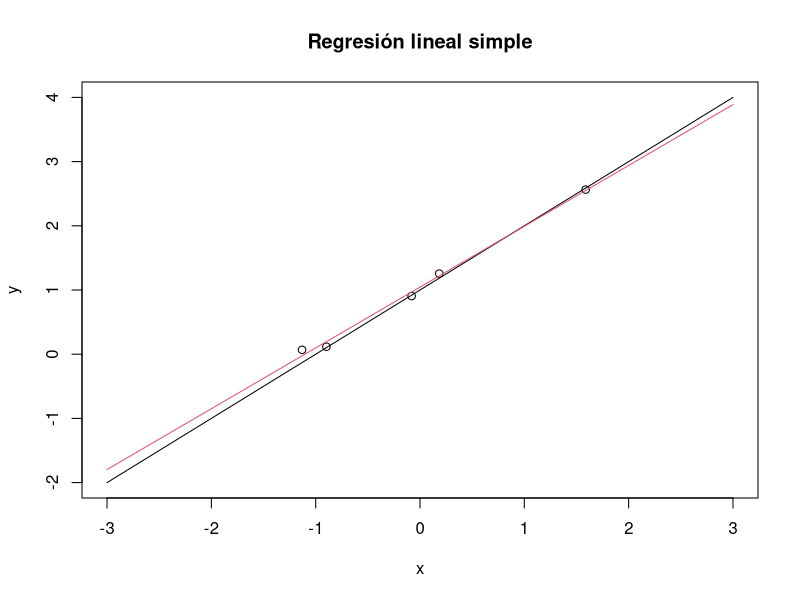

Reproduce this figure in R.
# Ejercicios 3 de Marzo

# --------------- Ejercicio 1 

x <- seq(1, 10, by=0.2)
x

# a
n <- length(x)

# b
names(x) <- paste("x", 1:n, sep="_")
x

# c
mx <- mean(x)
mx

# d
sum(x>mx)

# e
which(x == min(x[x>mx]))

# f
y <- seq(1, by=2, length.out=n)

# g
x[y[1:5]]

# --------------- Ejercicio 2 

x<- seq(-2, 2, by=0.1)
x

(x< (-1))*1+(-1 <= x)*(x < 0)*log(x^2)+(0 <= x)*(x < 1)*log(x^2+1)+(x >= 1)*2
fx <- (x< (-1))*1+(-1 <= x& x < 0)*log(x^2)+(0 <= x & x < 1)*log(x^2+1)+(x >= 1)*2
fx[is.nan(fx)] <- 0
fx

# --------------- Ejercicio 3 

set.seed(1)
x <- runif(50)

# a
sum(x > 0.25 & x < 0.75)

# b
sum(x<0.1 | x>0.9)
x[x<0.1 | x>0.9] <- NA
mean(x, na.rm=TRUE)

# c
x [is.na(x)] <- 0
mean(x, na.rm=TRUE)

# --------------- Ejercicio 4 

a1 = 1
d = 1.2
n <- 20

an = a1 + (1:20-1)*d
an

# a
sum(an)
n*(an[1]+an[n])/2

# b
sd(an)
abs(d)*sqrt((n*(n+1))/12)

# c
prod(an)
(d^n)*(gamma(a1/d +n))/gamma(a1/d)

# --------------- Ejercicio 5 

x <- c(2,2,8,7,6,1,5)
n <- length(x)

x[2:n]-x[1:n-1]
diff(x)

# --------------- Ejercicio 6 

ABE <- LETTERS
ABE

# a
ABE.5 <- sample(ABE, 5, replace=FALSE)
ABE.5

# b
PAL <- c(paste(sample(ABE.5, 5, replace=FALSE), collapse=""), paste(sample(ABE.5, 5, replace=FALSE), collapse=""))
PAL


# -------------------------------------------------------------------------------------------------------------------
# Ejercicio dia 10 de Marzo


# --------------- Ejercicio 1

A <- matrix(1:9, 3,3)
A
x <- 1:3
x

A%*%x
class(A%*%x)
# da una matriz columna

#A%*%t(x)  esto no fufa, todo lo demas si
x%*%A
class(x%*%A)
t(x)%*%A
class(t(x)%*%A)
# Los dos anteriores dan la misma matriz fila

t(x)%*%x
class(t(x)%*%x)
# Da una matriz 1x1

# --------------- Ejercicio 2

# 2x=2 -> x=1
solve(2,2)

# Ax=b -> x= (-4,6)
A<-matrix(c(3,1,4,2),2,2)
b<-c(12,8)
solve(A,b)

# AX=C (C es matriz identidad 2x2) -> x=((1, -2), (-0.5, 1.5))
solve(A,diag(2))

# Calcula la inversa de A
solve(A)

# --------------- Ejercicio 3

A <- matrix(c(10, 7, 8, 7, 7, 5, 6, 5, 8, 6, 10, 9, 7, 5, 9, 10), ncol=4, nrow=4)
A
b <- c(32, 23, 33, 31)
b

solve(A, b)
solve(A, b+0.05)
solve(A, b+0.1)
# Tiene mal condicionamiento

# --------------- Ejercicio 4

A.autov <- eigen(A)$values
abs(max(A.autov)/min(A.autov))

1/kappa(A, exact=TRUE)

kappa(A, exact=TRUE)
rcond(A)

# --------------- Ejercicio 5

n<-5
set.seed(2)
x<-rnorm(n)
y<-1+x+rnorm(n,0,0.1)

# a
X <- cbind(1, x)

# b
XX <- crossprod(X,X)
XX.inv <- solve(XX)
XX.inv

# c
beta <- XX.inv%*%t(X)%*%y

# d
curve(1+x,-3,3,main='Regresión lineal simple',ylab='y')
points(x,y)
curve(beta[1]+beta[2]*x,add=T,col=2)

# --------------- Ejercicio 6

# a
QR <- qr(X)

# b
Q <- qr.Q(QR)

# c
b<-t(Q)%*%y

# d
R<-qr.R(QR)

# e
backsolve(R,b)

# --------------- Ejercicio 7

n <- 3
A <- matrix(rep(1:n,times=n)^rep(1:n,times=n, each=n),ncol=n,nrow=n)
A
x <- rep(1, times=n)
x

b <- A%*%x
b

# a
solve(A,b)

# b
rcond(A)

# c
# Paso de repetir, se va agravando el condicionamiento y ya